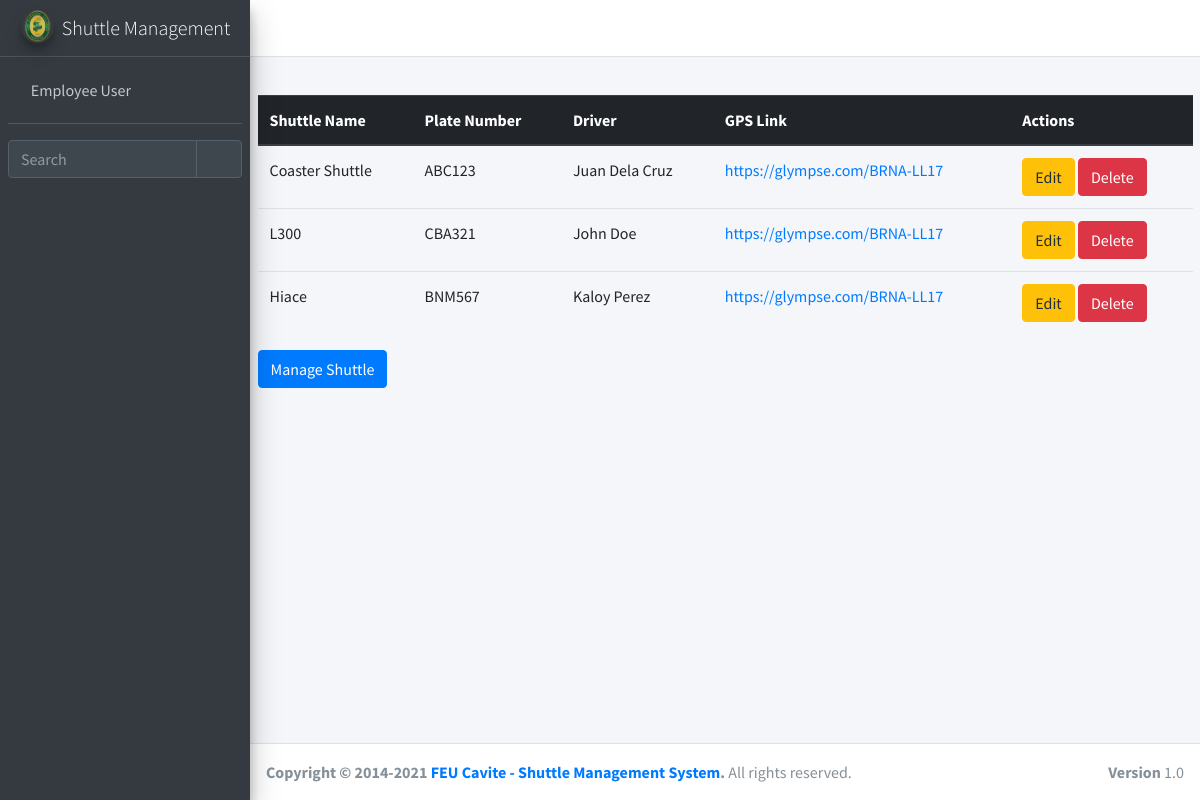
Page /ticket/add_shuttle/ (signed in) on the committed database.
### ticket/models.py (models this page shows, shortened)
class shuttle_service(models.Model):
    shuttle_service_id = models.AutoField(primary_key=True)
    shuttle_name = models.ForeignKey(shuttle_service_list, null=True, blank=True, on_delete=models.CASCADE)
    gps_link = models.CharField(max_length=255, blank=True, null = True)

class shuttle_service_list(models.Model):
    shuttle_service_list_id = models.AutoField(primary_key=True)
    shuttle_name = models.CharField(max_length=255, blank=True, null = True)
    plate_number = models.CharField(max_length=255, blank=True, null = True)
    driver_name = models.ForeignKey(shuttle_driver, null=True, blank=True, on_delete=models.CASCADE)

class shuttle_driver(models.Model):
    shuttle_driver_id = models.AutoField(primary_key=True)
    driver_name = models.CharField(max_length=255, blank=True, null = True)
    def __str__(self):
        return str(self.driver_name)

### ticket/views.py (the view)
# urls.py: path('add_shuttle/', login_required(views.add_shuttle), name='add_shuttle'),
def add_shuttle(request):
	query = {
		'ss': shuttle_service.objects.all(),
		'slist': shuttle_service_list.objects.all(),
	}
	if request.method == "POST":
		db = shuttle_service()
		db.shuttle_name_id = request.POST.get('sname') or None
		db.gps_link = request.POST.get('glink') or None
		db.save()
	return render(request, 'ticket/add_shuttle.html', query)

### ticket/templates/ticket/add_shuttle.html (shortened to what this page needs)
{% extends 'ticket/popupbase.html' %}
{% block content %}
{% load crispy_forms_tags %}
{% load static %}
<section>
	<div class="container-fluid">
		<table class="table table-stripped">
			<thead class="thead-dark">
				<tr>
					<th>Shuttle Name</th>
					<th>Plate Number</th>
					<th>Driver</th>
					<th>GPS Link</th>
					<th>Actions</th>
				</tr>
			</thead>
			<tbody>
				{% for items in ss %}
				<tr>
					<td>
						{{items.shuttle_name.shuttle_name}}
					</td>
					<td>
						{{items.shuttle_name.plate_number}}
					</td>
					<td>
						{{items.shuttle_name.driver_name}}
					</td>
					<td>
						<a href="/ticket/route/{{items.shuttle_service_id}}">{{items.gps_link}}</a>
					</td>
					<td>
						<a href="/ticket/edit_shuttle/{{items.shuttle_service_id}}" class="btn btn-warning">Edit</a>
						<a href="/ticket/delete_shuttle/{{items.shuttle_service_id}}" class="btn btn-danger">Delete</a>
					</td>
				</tr>
				{% endfor %}
			</tbody>
		</table>
		<button type="button" class="btn btn-primary ap" data-toggle="modal" data-target="#exampleModal">
		  Manage Shuttle
		</button>
	</div>
</section>
{% endblock content %}

### ticket/templates/ticket/popupbase.html (shortened to what this page needs)
{% load static %}
<!DOCTYPE html>
<html lang="en">
<head>
  <link rel="stylesheet" href="{% static 'basetemp/plugins/fontawesome-free/css/all.min.css' %}">
  <link rel="stylesheet" href="https://code.ionicframework.com/ionicons/2.0.1/css/ionicons.min.css">
  <link rel="stylesheet" href="{% static 'basetemp/plugins/tempusdominus-bootstrap-4/css/tempusdominus-bootstrap-4.min.css' %}">
  <link rel="stylesheet" href="{% static 'basetemp/plugins/icheck-bootstrap/icheck-bootstrap.min.css' %}">
  <link rel="stylesheet" href="{% static 'basetemp/plugins/jqvmap/jqvmap.min.css' %}">
  <link rel="stylesheet" href="{% static 'basetemp/dist/css/adminlte.min.css' %}">
  <link rel="stylesheet" href="{% static 'basetemp/plugins/overlayScrollbars/css/OverlayScrollbars.min.css' %}">
  <link rel="stylesheet" href="{% static 'basetemp/plugins/daterangepicker/daterangepicker.css' %}">
  <link rel="stylesheet" href="{% static 'basetemp/plugins/summernote/summernote-bs4.min.css' %}">
</head>
<body class="hold-transition sidebar-mini layout-fixed">
<div class="wrapper">
  <nav class="main-header navbar navbar-expand navbar-white navbar-light">
    <ul class="navbar-nav">
      <li class="nav-item">
        <a class="nav-link" data-widget="pushmenu" href="#" role="button"><i class="fas fa-bars"></i></a>
      </li>
      <li class="nav-item d-none d-sm-inline-block">
        <a href="#" class="nav-link"></a>
      </li>
    </ul>
    <ul class="navbar-nav ml-auto">
      <li class="nav-item">
        <a class="nav-link" data-widget="fullscreen" href="#" role="button">
          <i class="fas fa-expand-arrows-alt"></i>
        </a>
      </li>
    </ul>
  </nav>
  <aside class="main-sidebar sidebar-dark-primary elevation-4">
    <a href="/" class="brand-link">
      <img src="{% static 'shuttle/feulogo.png' %}" alt="AdminLTE Logo" class="brand-image img-circle elevation-3" style="opacity: .8">
      <span class="brand-text font-weight-light">Shuttle Management</span>
    </a>
    <div class="sidebar">
      <div class="user-panel mt-3 pb-3 mb-3 d-flex">
        <div class="image">
        </div>
        <div class="info">
          <a href="#" class="d-block">{{user.get_full_name}}</a>
        </div>
      </div>
      <div class="form-inline">
        <div class="input-group" data-widget="sidebar-search">
          <input class="form-control form-control-sidebar" type="search" placeholder="Search" aria-label="Search">
          <div class="input-group-append">
            <button class="btn btn-sidebar">
              <i class="fas fa-search fa-fw"></i>
            </button>
          </div>
        </div>
      </div>
    </div>
  </aside>
  <div class="content-wrapper">
    <div class="content-header">
    </div>
    {% block content %}
    {% endblock content %}
  </div>
  <footer class="main-footer">
    <strong>Copyright &copy; 2014-2021 <a href="#">FEU Cavite - Shuttle Management System</a>.</strong>
    All rights reserved.
    <div class="float-right d-none d-sm-inline-block">
      <b>Version</b> 1.0
    </div>
  </footer>
</div>
</body>
</html>

### rows in the picture
shuttle_service: shuttle_name.shuttle_name "Coaster Shuttle", shuttle_name.plate_number "ABC123", shuttle_name.driver_name "Juan Dela Cruz", gps_link "https://glympse.com/BRNA-LL17"
shuttle_service: shuttle_name.shuttle_name "L300", shuttle_name.plate_number "CBA321", shuttle_name.driver_name "John Doe", gps_link "https://glympse.com/BRNA-LL17"
shuttle_service: shuttle_name.shuttle_name "Hiace", shuttle_name.plate_number "BNM567", shuttle_name.driver_name "Kaloy Perez", gps_link "https://glympse.com/BRNA-LL17"

### other values in the picture
{{ user.get_full_name }} "Employee User"
